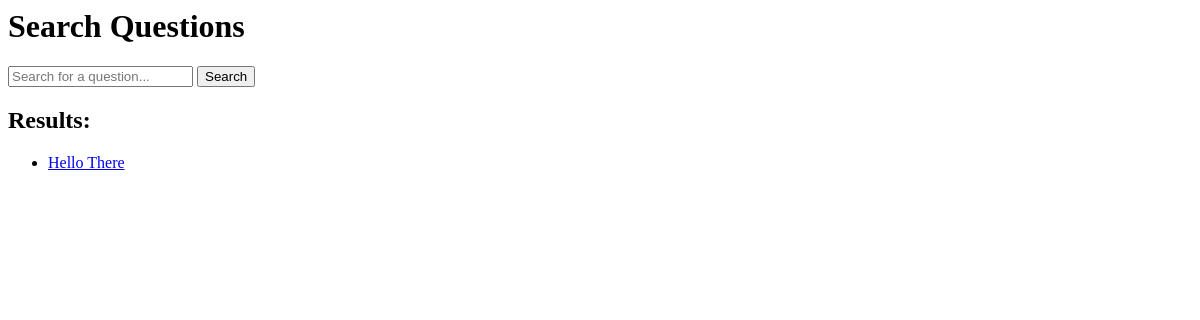
Page /polls/search/ on the earlier database version.
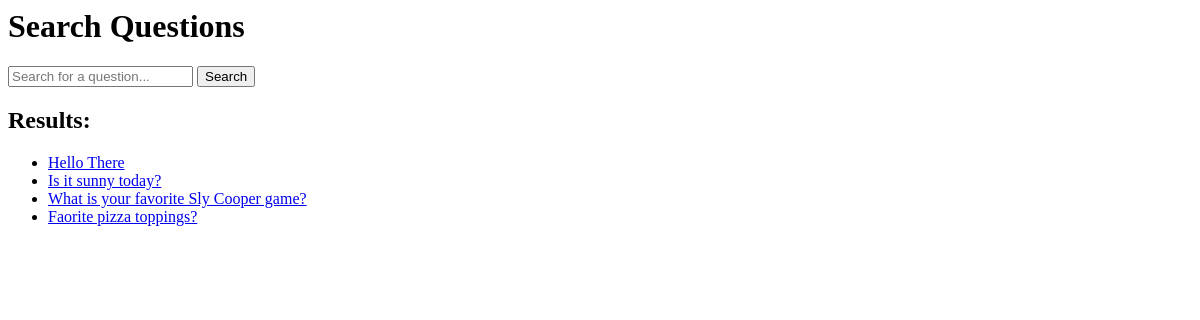
Same page on the later database version.
### polls/models.py (models this page shows, shortened)
class Question(models.Model):
    question_text = models.CharField(max_length=200)
    pub_date = models.DateTimeField("date published")

### polls/views.py (the view)
# urls.py: path("search/", views.search, name="search"),
def search(request):
    query = request.GET.get("q", "")
    results = Question.objects.raw(f"SELECT * FROM polls_question WHERE question_text LIKE '%{query}%'")
    return render(request, "polls/search.html", {"results": results})

### polls/templates/polls/search.html
<h1>Search Questions</h1>
<form method="get" action="{% url 'polls:search' %}">
    <input type="text" name="q" placeholder="Search for a question..." value="{{ request.GET.q }}">
    <button type="submit">Search</button>
</form>
{% if results %}
    <h2>Results:</h2>
    <ul>
        {% for question in results %}
            <li>
                <a href="{% url 'polls:detail' question.id %}">{{ question.question_text }}</a>
            </li>
        {% empty %}
            <li>No questions found.</li>
        {% endfor %}
    </ul>
{% endif %}

Differences in the rows shown:
added Question: question_text "Is it sunny today?"
added Question: question_text "What is your favorite Sly Cooper game?"
added Question: question_text "Faorite pizza toppings?"
